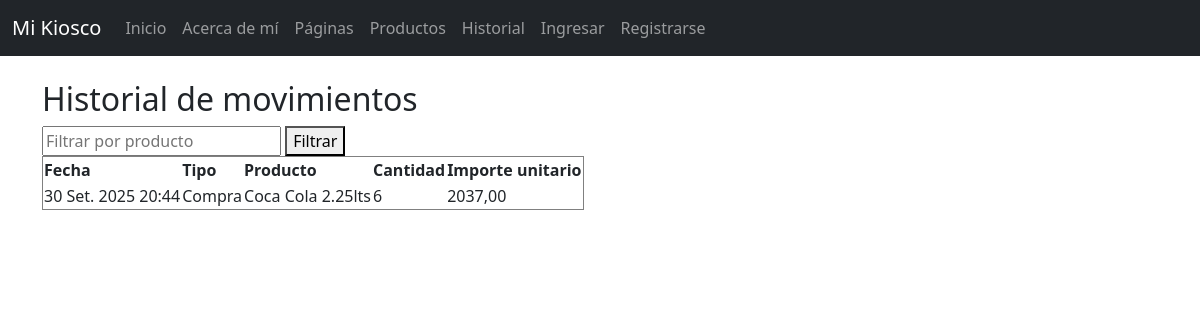
Screenshot of /movimientos/ with the database file from the repository.
### app_kiosco/models.py (models this page shows, shortened)
class Movement(models.Model):
    MOVEMENT_TYPES = (('IN','Compra'), ('OUT','Venta'))
    product = models.ForeignKey(Product, on_delete=models.CASCADE, related_name='movements')
    type = models.CharField(max_length=3, choices=MOVEMENT_TYPES)
    qty = models.PositiveIntegerField()
    unit_amount = models.DecimalField(max_digits=10, decimal_places=2)  # costo o precio
    date = models.DateTimeField(default=timezone.now)
    class Meta:
        ordering = ['-date']
        verbose_name = 'Movimiento'
        verbose_name_plural = 'Movimientos'

class Product(models.Model):
    name = models.CharField(max_length=150)
    barcode = models.CharField(max_length=50, blank=True, null=True, unique=True)
    category = models.CharField(max_length=80, blank=True)
    supplier = models.ForeignKey(Supplier, on_delete=models.SET_NULL, null=True, blank=True)
    cost_price = models.DecimalField(max_digits=10, decimal_places=2)
    sale_price = models.DecimalField(max_digits=10, decimal_places=2)
    def __str__(self):
        return self.name

### app_kiosco/views.py (the view)
# urls.py: path('movimientos/', movement_history, name='movement_history'),
def movement_history(request):
    qs = Movement.objects.select_related('product').all()
    product = request.GET.get('product','').strip()
    if product:
        qs = qs.filter(product__name__icontains=product)
    return render(request, "app_kiosco/movement_history.html", {"movements": qs})

### inbox/context_processors.py (called while the page is built, shortened)
def unread_messages_count(request):
    if not request.user.is_authenticated:
        return {"unread_count": 0}

### app_kiosco/templates/app_kiosco/movement_history.html (shortened to what this page needs)
{% extends 'app_kiosco/base.html' %}
{% block content %}
<h2>Historial de movimientos</h2>
<form method="get">
  <input type="text" name="product" value="{{ request.GET.product }}" placeholder="Filtrar por producto">
  <button type="submit">Filtrar</button>
</form>
<table border="1">
  <tr><th>Fecha</th><th>Tipo</th><th>Producto</th><th>Cantidad</th><th>Importe unitario</th></tr>
  {% for m in movements %}
  <tr>
    <td>{{ m.date }}</td>
    <td>{{ m.get_type_display }}</td>
    <td>{{ m.product }}</td>
    <td>{{ m.qty }}</td>
    <td>{{ m.unit_amount }}</td>
  </tr>
  {% empty %}
  <tr><td colspan="5">Sin movimientos</td></tr>
  {% endfor %}
</table>
{% endblock %}

### rows the page displays
Movement: date "30 Set. 2025 20:44", type "Compra", product "Coca Cola 2.25lts", qty "6", unit_amount "2037,00"
